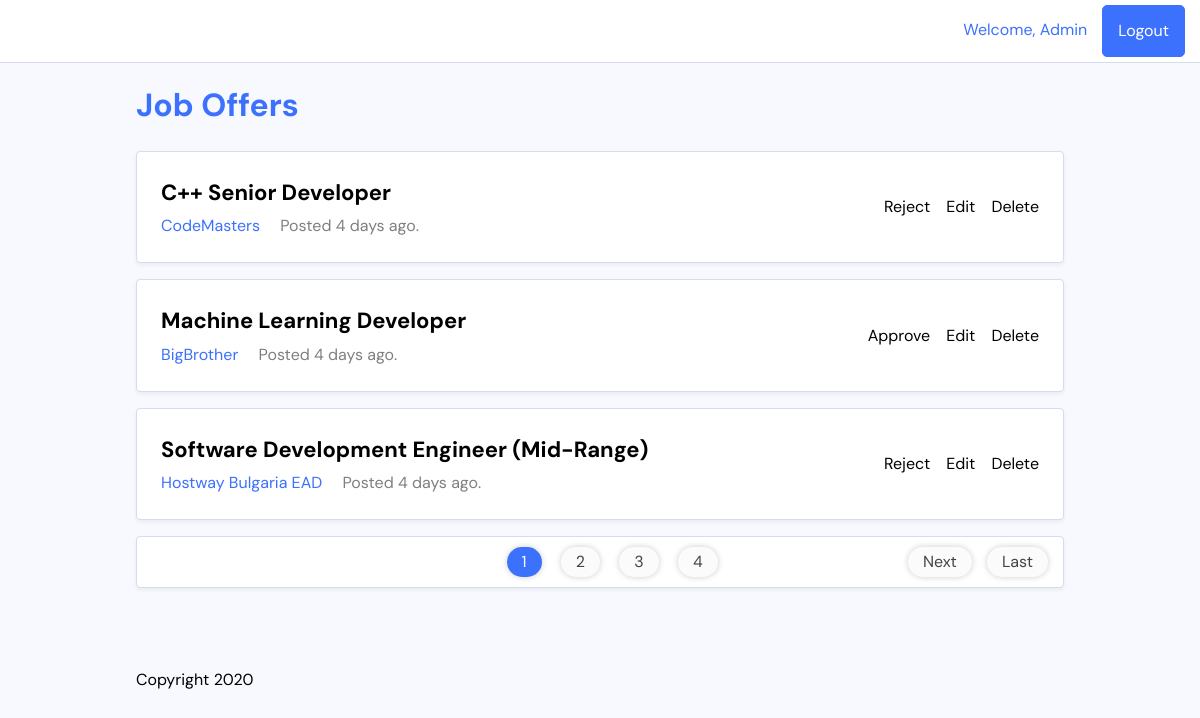
/admin.php (signed in), run on the app's committed database.
### tables this page shows
CREATE TABLE `offers` (
  `id` int(11) NOT NULL,
  `job_title` varchar(255) NOT NULL,
  `job_description` text NOT NULL,
  `job_salary` double NOT NULL,
  `company` varchar(255) NOT NULL,
  `approved` tinyint(1) DEFAULT NULL,
  `date_created` datetime NOT NULL,
  `date_deleted` datetime DEFAULT NULL
);

### admin.php (the view, shortened to what this page needs)
<?php
$mysqli = new mysqli(HOSTNAME, DB_USERNAME, DB_PASSWORD, DB_NAME);
$total_records_query = "SELECT COUNT(`id`) AS 'count' FROM `offers` WHERE `approved` IS NOT NULL AND `date_deleted` IS NULL";
$total_records_result = $mysqli->query($total_records_query);
$row = $total_records_result->fetch_assoc();
$total_records_count = $row['count'];
$offers_per_result = 3;
$links_count = 2;
$total_pages = ceil($total_records_count/$offers_per_result);
if(isset($_GET['p']) && !empty($_GET['p']) && is_numeric($_GET['p'])){
    $current_page = intval($_GET['p']);
    if($current_page <= 0){
        $current_page = 1;
    }else if($current_page > $total_pages){
        $current_page = $total_pages;
    }
}else{
    $current_page = 1;
}
$pagination = ($current_page - 1) * $offers_per_result;
$query = "SELECT `id`, `job_title`, `job_description`, `job_salary`, `company`, `approved`, `date_created` FROM `offers` WHERE `date_deleted` IS NULL ORDER BY `date_created` DESC LIMIT {$pagination}, {$offers_per_result}";
$result = $mysqli->query($query);
$offers = $result->fetch_all(MYSQLI_ASSOC);
$now = date('Y-m-d H:i:s');
function posted_ago($now, $past){
    $origin = new DateTime($past);
    $target = new DateTime($now);
    $interval = $origin->diff($target);
    $years = $interval->format('%y');
    $months = $interval->format('%m');
    $days = $interval->format('%d');
    $hours = $interval->format('%h');
    $minutes = $interval->format('%i');
    if($years > 0){
        return ($years == 1) ? 'Posted one year ago.' : 'Posted ' . $years . ' years ago.';
    }else if($months > 0){
        return ($months == 1) ? 'Posted one month ago.' : 'Posted ' . $months . ' months ago.';
    }else if($days > 0){
        return ($days == 1) ? 'Posted one day ago.' : 'Posted ' . $days . ' days ago.';
    }else if($hours > 0){
        return ($hours == 1) ? 'Posted one hour ago.' : 'Posted ' . $hours . ' hours ago.';
    }else if($minutes > 0){
        return ($minutes == 1) ? 'Posted one minute ago.' : 'Posted ' . $minutes . ' minutes ago.';
    }else{
        return 'Posted just now.';
    }
}
?>
<ul class="jobs-listing">
    <?php foreach($offers as $offer): ?>
    <li class="job-card">
        <div class="job-primary">
            <h2 class="job-title"><a href="<?php echo './details.php?id=' . $offer['id'] ?>"><?php echo $offer['job_title'] ?></a></h2>
            <div class="job-meta">
                <a class="meta-company" href="#"><?php echo $offer['company'] ?></a>
                <span class="meta-date"><?php echo posted_ago($now, $offer['date_created']) ?></span>
            </div>
        </div>
        <div class="job-edit">
            <?php if($offer['approved'] == null): ?>
            <a href="<?php echo htmlspecialchars($_SERVER['PHP_SELF'] . '?p=' . $current_page . '&approve=' . $offer['id']) ?>" onclick="return confirm('Are you sure to approve this offer?');">Approve</a>
            <?php else: ?>
            <a href="<?php echo htmlspecialchars($_SERVER['PHP_SELF'] . '?p=' . $current_page . '&reject=' . $offer['id']) ?>" onclick="return confirm('Are you sure to reject this offer?');">Reject</a>
            <?php endif; ?>
            <a href="<?php echo './edit.php?id=' . $offer['id'] ?>">Edit</a>
            <a href="<?php echo htmlspecialchars($_SERVER['PHP_SELF'] . '?p=' . $current_page . '&del=' . $offer['id']) ?>" onclick="return confirm('Are you sure to delete this offer?');">Delete</a>
        </div>
    </li>
    <?php endforeach; ?>
</ul>
<div class="paginator">
    <ul>
    <?php for($i = ($current_page - $links_count); $i <= ($current_page + $links_count + 1); $i++):
            if (($i > 0) && ($i <= $total_pages)):
        ?>
        <li><a class="<?php echo ($i == $current_page) ? 'active' : '' ?>" href="<?php echo htmlspecialchars($_SERVER['PHP_SELF']) . '?p=' . $i ?>"><?php echo $i ?></a></li>
    <?php
            endif;
        endfor; ?>
    </ul>
    <a class="m-spacing" href="<?php echo htmlspecialchars($_SERVER['PHP_SELF']) . '?p=' . ($current_page + 1) ?>" style="visibility: <?php echo ($current_page >= $total_pages) ? 'hidden' : '' ?>">Next</a>
    <a href="<?php echo htmlspecialchars($_SERVER['PHP_SELF']) . '?p=' . $total_pages ?>" style="visibility: <?php echo ($current_page < $total_pages) ? '' : 'hidden' ?>">Last</a>
</div>
<?php
include_once('./common/header.php');
?>

### css/master.css (style rules this page uses)
html { line-height: 1.15; -webkit-text-size-adjust: 100%; }
body { margin: 0; }
a { background-color: transparent; }
html { -webkit-box-sizing: border-box; -moz-box-sizing: border-box; box-sizing: border-box; }
*, *:before, *:after { -webkit-box-sizing: inherit; -moz-box-sizing: inherit; box-sizing: inherit; }
:root { --color-base: #f8f9ff; --color-primary: #3c71fe; --color-separator: #d5dcef; --color-hover: #013bd0ff; --font-sans: "DM Sans", sans-serif; }
body { background: var(--color-base); font-family: var(--font-sans); line-height: 1.5; }
a { color: var(--color-primary); text-decoration: none; }
.jobs-listing { margin: 0; padding: 0; }
.jobs-listing li { margin-bottom: 1em; }
.job-card { margin: 0; padding: 1.5em; list-style: none; background: white; border: 1px solid var(--color-separator); border-radius: 0.25em; box-shadow: 0px 2px 4px rgba(0, 0, 0, 0.06); display: flex; }
.job-card .job-primary { flex: 1 1 auto; }
.job-card .job-title { margin: 0; font-size: 1.375em; margin-bottom: 0.25em; }
.job-card .job-title a { color: black; }
.job-card .meta-date { opacity: 0.5; margin-left: 1em; }
.job-card .job-edit { display: flex; align-items: center; }
.job-card .job-edit a { color: black; display: inline-block; }
.job-card .job-edit a + a { margin-left: 1em; }
.paginator { display: flex; width: 100%; height: auto; padding: 10px 15px; background-color: #fff; box-shadow: 0px 2px 4px rgba(0, 0, 0, 0.06); border: 1px solid var(--color-separator); border-radius: 0.25em; }
.m-spacing { margin: 0 15px; }
.paginator ul { margin: 0 auto; list-style-type: none; }
.paginator li { display: inline-block; margin-right: 15px; }
.paginator a { display: block; line-height: 30px; padding: 0 15px; border-radius: 30px; background-color: rgba(0, 0, 0, 0.015); box-shadow: 0 0 6px 0 rgba(0, 0, 0, 0.2); color: #444; }
.paginator a.active { pointer-events: none; background-color: var(--color-primary); color: #fff; }

### data on the page
offers: job_title "C++ Senior Developer", company "CodeMasters", date_created "Posted 4 days ago."
offers: job_title "Machine Learning Developer", company "BigBrother", date_created "Posted 4 days ago."
offers: job_title "Software Development Engineer (Mid-Range)", company "Hostway Bulgaria EAD", date_created "Posted 4 days ago."

### other printed values
$_SESSION['username'] "Admin"
